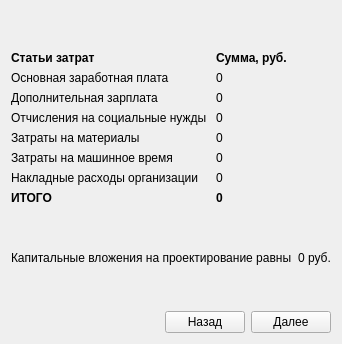
      <widget class="QWidget" name="tab_8">
       <attribute name="title">
        <string>ЗатратыИтог</string>
       </attribute>
       <layout class="QVBoxLayout" name="verticalLayout_46">
        <item>
         <spacer name="verticalSpacer_9">
          <property name="orientation">
           <enum>Qt::Vertical</enum>
          </property>
          <property name="sizeHint" stdset="0">
           <size>
            <width>20</width>
            <height>40</height>
           </size>
          </property>
         </spacer>
        </item>
        <item>
         <layout class="QGridLayout" name="gridLayout_28">
          <item row="0" column="0">
           <widget class="QLabel" name="label_144">
            <property name="font">
             <font>
              <weight>75</weight>
              <bold>true</bold>
             </font>
            </property>
            <property name="text">
             <string>Статьи затрат</string>
            </property>
           </widget>
          </item>
          <item row="1" column="0">
           <widget class="QLabel" name="label_156">
            <property name="text">
             <string>Основная заработная плата</string>
            </property>
           </widget>
          </item>
          <item row="3" column="0">
           <widget class="QLabel" name="label_158">
            <property name="text">
             <string>Отчисления на социальные нужды </string>
            </property>
           </widget>
          </item>
          <item row="2" column="0">
           <widget class="QLabel" name="label_157">
            <property name="text">
             <string>Дополнительная зарплата </string>
            </property>
           </widget>
          </item>
          <item row="4" column="0">
           <widget class="QLabel" name="label_159">
            <property name="text">
             <string>Затраты на материалы</string>
            </property>
           </widget>
          </item>
          <item row="5" column="0">
           <widget class="QLabel" name="label_160">
            <property name="text">
             <string>Затраты на машинное время </string>
            </property>
           </widget>
          </item>
          <item row="1" column="1">
           <widget class="QLabel" name="label_163">
            <property name="text">
             <string>0</string>
            </property>
           </widget>
          </item>
          <item row="6" column="0">
           <widget class="QLabel" name="label_161">
            <property name="text">
             <string>Накладные расходы организации </string>
            </property>
           </widget>
          </item>
          <item row="7" column="0">
           <widget class="QLabel" name="label_162">
            <property name="font">
             <font>
              <weight>75</weight>
              <bold>true</bold>
             </font>
            </property>
            <property name="text">
             <string>ИТОГО</string>
            </property>
           </widget>
          </item>
          <item row="2" column="1">
           <widget class="QLabel" name="label_164">
            <property name="text">
             <string>0</string>
            </property>
           </widget>
          </item>
          <item row="4" column="1">
           <widget class="QLabel" name="label_166">
            <property name="text">
             <string>0</string>
            </property>
           </widget>
          </item>
          <item row="3" column="1">
           <widget class="QLabel" name="label_165">
            <property name="text">
             <string>0</string>
            </property>
           </widget>
          </item>
          <item row="5" column="1">
           <widget class="QLabel" name="label_167">
            <property name="text">
             <string>0</string>
            </property>
           </widget>
          </item>
          <item row="6" column="1">
           <widget class="QLabel" name="label_168">
            <property name="text">
             <string>0</string>
            </property>
           </widget>
          </item>
          <item row="7" column="1">
           <widget class="QLabel" name="label_169">
            <property name="font">
             <font>
              <weight>75</weight>
              <bold>true</bold>
             </font>
            </property>
            <property name="text">
             <string>0</string>
            </property>
           </widget>
          </item>
          <item row="0" column="1">
           <widget class="QLabel" name="label_145">
            <property name="font">
             <font>
              <weight>75</weight>
              <bold>true</bold>
             </font>
            </property>
            <property name="text">
             <string>Сумма, руб.</string>
            </property>
           </widget>
          </item>
         </layout>
        </item>
        <item>
         <spacer name="verticalSpacer_10">
          <property name="orientation">
           <enum>Qt::Vertical</enum>
          </property>
          <property name="sizeHint" stdset="0">
           <size>
            <width>20</width>
            <height>40</height>
           </size>
          </property>
         </spacer>
        </item>
        <item>
         <layout class="QHBoxLayout" name="horizontalLayout_14">
          <item>
           <widget class="QLabel" name="label_170">
            <property name="text">
             <string>Капитальные вложения на проектирование равны</string>
            </property>
           </widget>
          </item>
          <item>
           <widget class="QLabel" name="label_171">
            <property name="text">
             <string>0 руб.</string>
            </property>
           </widget>
          </item>
         </layout>
        </item>
        <item>
         <spacer name="verticalSpacer_11">
          <property name="orientation">
           <enum>Qt::Vertical</enum>
          </property>
          <property name="sizeHint" stdset="0">
           <size>
            <width>20</width>
            <height>40</height>
           </size>
          </property>
         </spacer>
        </item>
        <item>
         <layout class="QHBoxLayout" name="horizontalLayout_15">
          <item>
           <spacer name="horizontalSpacer_14">
            <property name="orientation">
             <enum>Qt::Horizontal</enum>
            </property>
            <property name="sizeHint" stdset="0">
             <size>
              <width>40</width>
              <height>20</height>
             </size>
            </property>
           </spacer>
          </item>
          <item>
           <widget class="QPushButton" name="pushButton_18">
            <property name="text">
             <string>Назад</string>
            </property>
           </widget>
          </item>
          <item>
           <widget class="QPushButton" name="pushButton_19">
            <property name="text">
             <string>Далее</string>
            </property>
           </widget>
          </item>
         </layout>
        </item>
       </layout>
      </widget>
